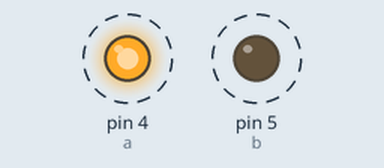
Recording of a sketch running on a simulated Arduino Uno, built with avr-gcc and run on an emulated ATmega328P. Shown: output pins drawn as LEDs (lit = HIGH). Dashed ring = blinking.

Above: at 0.5 s.
Timing chart, 0 to 4.6 s (numbered marks = the images above):
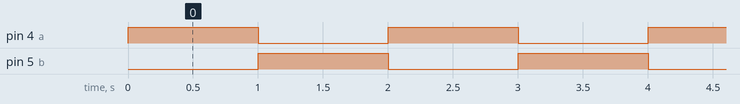

Measured:
- by itself, pin 4 (a), pin 5 (b): alternates HIGH for 1.0 s and LOW for 1.0 s

The sketch:

EnergyMotor.ino
```cpp
int a=4;
int b = 5;

void setup() {
  pinMode(a, OUTPUT);
  pinMode(b, OUTPUT);
}

void loop() {
  digitalWrite(a, HIGH);
  digitalWrite(b, LOW);
  delay(1000);

  digitalWrite(a, LOW);
  digitalWrite(b, HIGH);
  delay(1000);
}
```
